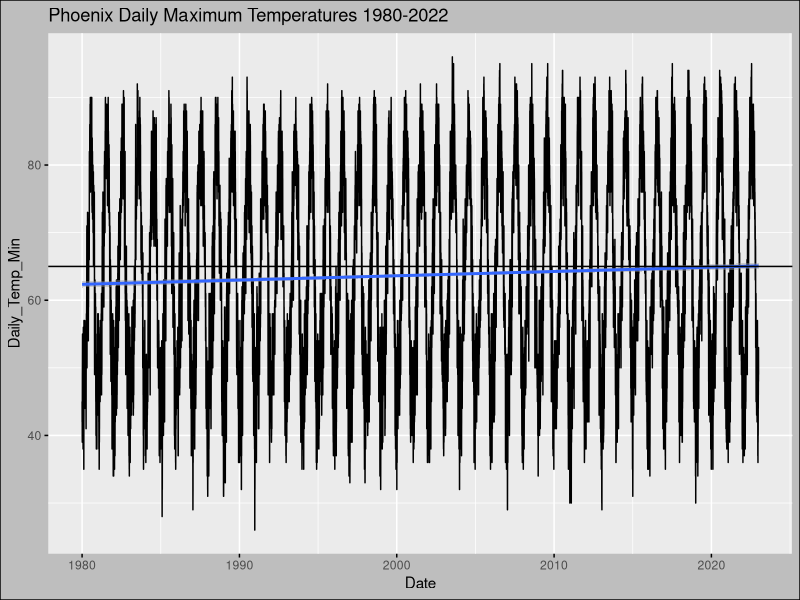
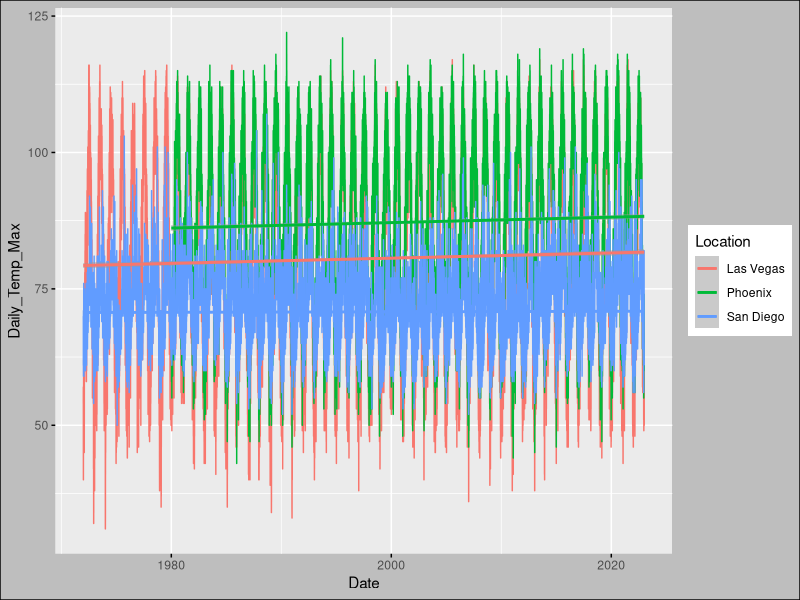
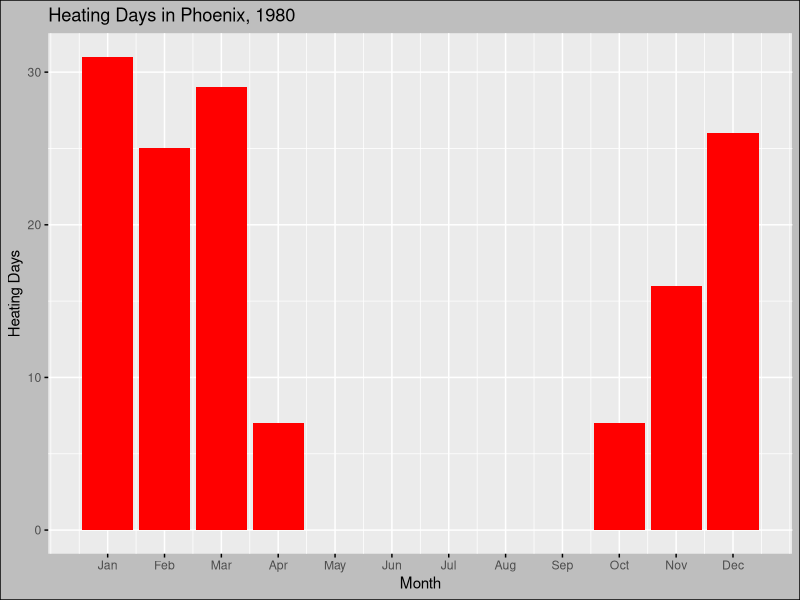
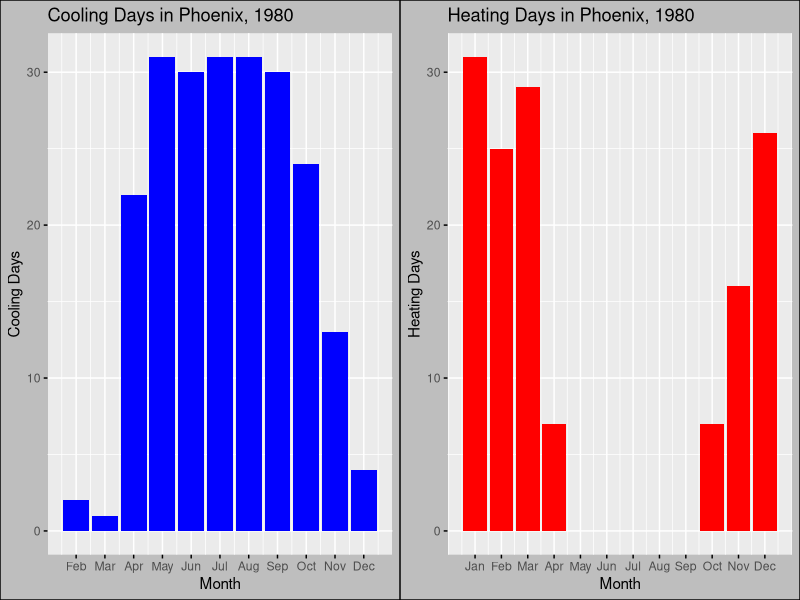
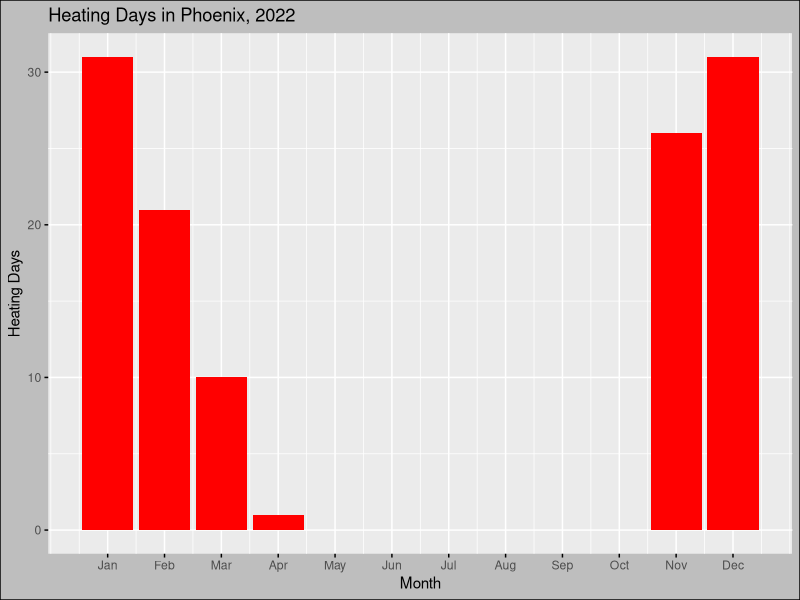
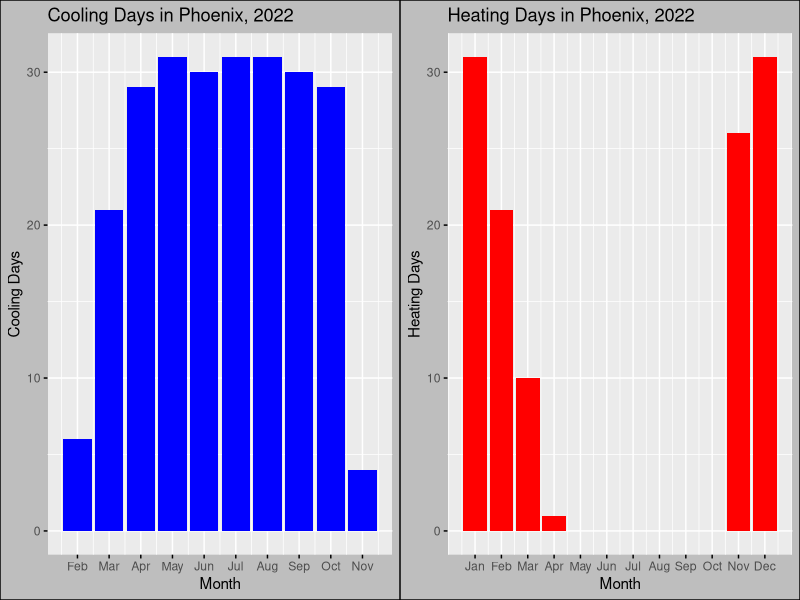
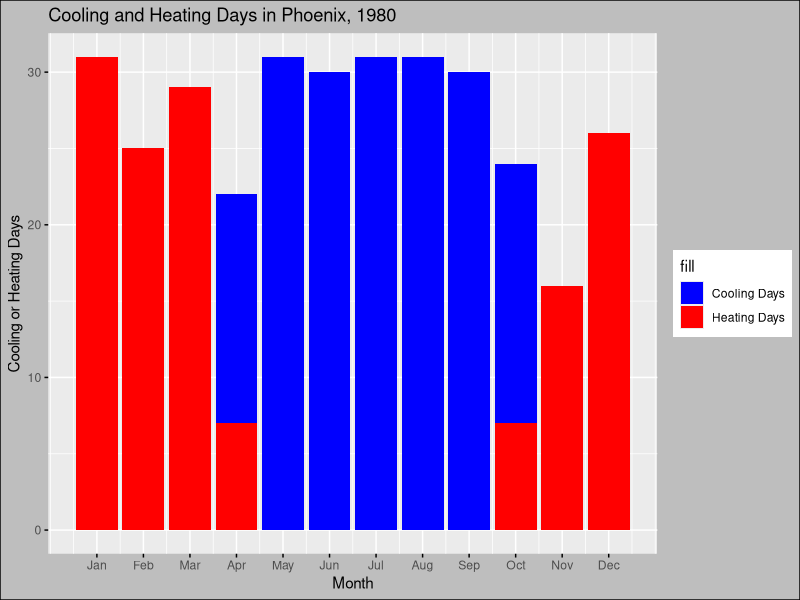
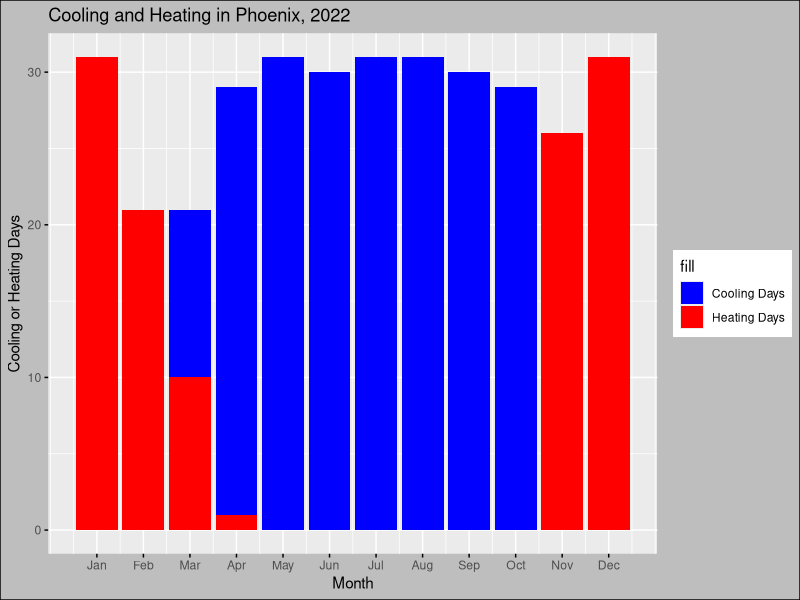

Source code (R) for these figures, in order:
## ---- chunk 1
knitr::opts_chunk$set(echo = TRUE)
#install.packages(ggplot2)
#install.packages(ggpthemes)
#install.packages(cowplot)

library(tidyverse)
library(lubridate)
library(here)
library(ggplot2)
library(ggthemes)
library(cowplot)

# Working Directory with the here() command
here()
## ---- chunk 2
Phoenix <- read.csv(here("./Data/Processed/PhoenixAZ_processed.csv"),
                    stringsAsFactors = TRUE) %>% 
  mutate(Date = ymd(Date))

FountainHills <- read.csv(here("./Data/Processed/FountainHillsAZ_processed.csv"),
                          stringsAsFactors = TRUE) %>% 
  mutate(Date = ymd(Date))

LasVegas <- read.csv(here("./Data/Processed/LasVegasNV_processed.csv"),
                     stringsAsFactors = TRUE) %>% 
  mutate(Date = ymd(Date))

Pahrump <- read.csv(here("./Data/Processed/PahrumpNV_processed.csv"),
                    stringsAsFactors = TRUE) %>% 
  mutate(Date = ymd(Date))

SanDiego <- read.csv(here("./Data/Processed/SanDiegoCA_processed.csv"),
                     stringsAsFactors = TRUE) %>%
  mutate(Date = ymd(Date))

Ramona <- read.csv(here("./Data/Processed/RamonaCA_processed.csv"),
                   stringsAsFactors = TRUE) %>% 
  mutate(Date = ymd(Date))
## ---- chunk 3
#1. Create a column for heating degrees with 0s
#2. Create a column for heating degrees with 0s
#3. Calculate heating degrees by finding the mean temp that's below 65F then
#subtracting the mean temp from 65
#4. Calculate cooling degrees by finding the mean temp that's above 65F then
#subtracting 65 from the mean temp

Phoenix$Heat_Degrees <- rep(0)
Phoenix$Cool_Degrees <- rep(0)
Phoenix$Heat_Degrees [Phoenix$Temp_Avg < 65] <-
  65 - Phoenix$Temp_Avg [Phoenix$Temp_Avg < 65]
Phoenix$Cool_Degrees [Phoenix$Temp_Avg > 65] <-
  Phoenix$Temp_Avg [Phoenix$Temp_Avg > 65] - 65

FountainHills$Heat_Degrees <- rep(0)
FountainHills$Cool_Degrees <- rep(0)
FountainHills$Heat_Degrees [FountainHills$Temp_Avg < 65] <-
  65 - FountainHills$Temp_Avg [FountainHills$Temp_Avg < 65]
FountainHills$Cool_Degrees [FountainHills$Temp_Avg > 65] <-
  FountainHills$Temp_Avg [FountainHills$Temp_Avg > 65] - 65

LasVegas$Heat_Degrees <- rep(0)
LasVegas$Cool_Degrees <- rep(0)
LasVegas$Heat_Degrees [LasVegas$Temp_Avg < 65] <-
  65 - LasVegas$Temp_Avg [LasVegas$Temp_Avg < 65]
LasVegas$Cool_Degrees [LasVegas$Temp_Avg > 65] <-
  LasVegas$Temp_Avg [LasVegas$Temp_Avg > 65] - 65

Pahrump$Heat_Degrees <- rep(0)
Pahrump$Cool_Degrees <- rep(0)
Pahrump$Heat_Degrees [Pahrump$Temp_Avg < 65] <-
  65 - Pahrump$Temp_Avg [Pahrump$Temp_Avg < 65]
Pahrump$Cool_Degrees [Pahrump$Temp_Avg > 65] <-
  Pahrump$Temp_Avg [Pahrump$Temp_Avg > 65] - 65

SanDiego$Heat_Degrees <- rep(0)
SanDiego$Cool_Degrees <- rep(0)
SanDiego$Heat_Degrees [SanDiego$Temp_Avg < 65] <-
  65 - SanDiego$Temp_Avg [SanDiego$Temp_Avg < 65]
SanDiego$Cool_Degrees [SanDiego$Temp_Avg > 65] <-
  SanDiego$Temp_Avg [SanDiego$Temp_Avg > 65] - 65

Ramona$Heat_Degrees <- rep(0)
Ramona$Cool_Degrees <- rep(0)
Ramona$Heat_Degrees [Ramona$Temp_Avg < 65] <-
  65 - Ramona$Temp_Avg [Ramona$Temp_Avg < 65]
Ramona$Cool_Degrees [Ramona$Temp_Avg > 65] <-
  Ramona$Temp_Avg [Ramona$Temp_Avg > 65] - 65
## ---- chunk 4
theme_EDA <- theme_base() +
  theme(
      axis.ticks = element_line(
      color = "black"
    ),
    plot.background = element_rect(
      color = "black",
      fill = "gray"
    ),
    legend.position = "right",
    complete = TRUE
  )
theme_set(theme_EDA)
## ---- chunk 5
ggplot(Phoenix,
       aes(x = Date, y = Daily_Temp_Min)) +
         geom_line() + 
  geom_smooth (method = lm)+
  labs( title = "Phoenix Daily Maximum Temperatures 1980-2022")+
  geom_hline(yintercept = 65)

Three_cities <- rbind(LasVegas,
                      Phoenix,
                      SanDiego)

ggplot(Three_cities, aes(x = Date, y = Daily_Temp_Max, color = Location)) +
  geom_line() +
  geom_smooth(method=lm)
## ---- chunk 6
#Create dataframes for heating and cooling days, separately
#Make one for 1980 and 2022 to compare the start and end of the time series
Phoenix_Heat_1980 <- Phoenix %>%
  group_by(Heat_Degrees) %>%
  filter(Year == "1980", Heat_Degrees != 0) %>%
  select(Date, Month, Heat_Degrees)

Phoenix_Cool_1980 <- Phoenix %>%
  group_by(Cool_Degrees) %>%
  filter(Year == "1980", Cool_Degrees != 0) %>%
  select(Date, Month, Cool_Degrees)

Phoenix_Heat_2022 <- Phoenix %>%
  group_by(Heat_Degrees) %>%
  filter(Year == "2022", Heat_Degrees != 0) %>%
  select(Date, Month, Heat_Degrees)

Phoenix_Cool_2022 <- Phoenix %>%
  group_by(Cool_Degrees) %>%
  filter(Year == "2022", Cool_Degrees != 0) %>%
  select(Date, Month, Cool_Degrees)

#Plot heating days and cooling days in separate graph bars
plot_Phoenix_1980_Heat <- ggplot(Phoenix_Heat_1980, aes(x = Month)) +
  geom_bar(fill = "red") +
  scale_x_continuous(breaks = seq_along(month.abb), labels = month.abb) +
  labs(title = "Heating Days in Phoenix, 1980", x = "Month", y = "Heating Days")
print(plot_Phoenix_1980_Heat)

plot_Phoenix_1980_Cool <- ggplot(Phoenix_Cool_1980, aes(x = Month)) +
  geom_bar(fill = "blue") +
  scale_x_continuous(breaks = seq_along(month.abb), labels = month.abb) +
  labs(title = "Cooling Days in Phoenix, 1980", x = "Month", y = "Cooling Days")

grid_Phoenix_1980_HeatCoolDays <- plot_grid(plot_Phoenix_1980_Cool, plot_Phoenix_1980_Heat)
print(grid_Phoenix_1980_HeatCoolDays)

#2022 plots
plot_Phoenix_2022_Heat <- ggplot(Phoenix_Heat_2022, aes(x = Month)) +
  geom_bar(fill = "red") +
  scale_x_continuous(breaks = seq_along(month.abb), labels = month.abb) +
  labs(title = "Heating Days in Phoenix, 2022", x = "Month", y = "Heating Days")
print(plot_Phoenix_2022_Heat)

plot_Phoenix_2022_Cool <- ggplot(Phoenix_Cool_2022, aes(x = Month)) +
  geom_bar(fill = "blue") +
  scale_x_continuous(breaks = seq_along(month.abb), labels = month.abb) +
  labs(title = "Cooling Days in Phoenix, 2022", x = "Month", y = "Cooling Days")

grid_Phoenix_2022_HeatCoolDays <- plot_grid(plot_Phoenix_2022_Cool, plot_Phoenix_2022_Heat)
print(grid_Phoenix_2022_HeatCoolDays)

#Put the heating and cool days on the same graph
plot_Phoenix_1980_HeatCoolDays <- ggplot() +
  geom_bar(data = Phoenix_Cool_1980, aes(x = Month, fill = "Cooling Days")) +
  geom_bar(data = Phoenix_Heat_1980, aes(x = Month, fill = "Heating Days")) +
  scale_x_continuous(breaks = seq_along(month.abb), labels = month.abb) +
  labs(title = "Cooling and Heating Days in Phoenix, 1980", x = "Month", y = "Cooling or Heating Days") + 
  scale_fill_manual(values = c("blue", "red"))
print(plot_Phoenix_1980_HeatCoolDays)

plot_Phoenix_2022_HeatCoolDays <- ggplot() +
  geom_bar(data = Phoenix_Cool_2022, aes(x = Month, fill = "Cooling Days")) +
  geom_bar(data = Phoenix_Heat_2022, aes(x = Month, fill = "Heating Days")) +
  scale_x_continuous(breaks = seq_along(month.abb), labels = month.abb) +
  labs(title = "Cooling and Heating in Phoenix, 2022", x = "Month", y = "Cooling or Heating Days") + 
  scale_fill_manual(values = c("blue", "red"))
print(plot_Phoenix_2022_HeatCoolDays)
